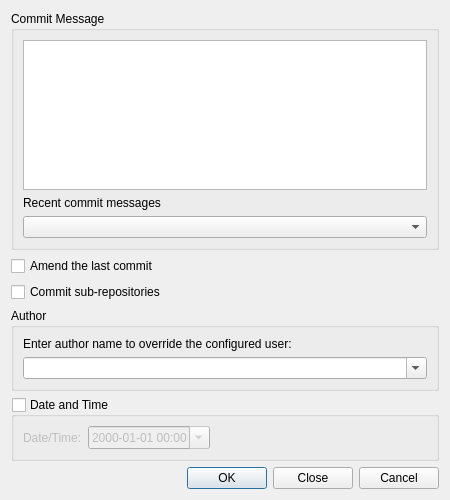
<?xml version="1.0" encoding="UTF-8"?>
<ui version="4.0">
 <class>HgCommitDialog</class>
 <widget class="QWidget" name="HgCommitDialog">
  <property name="geometry">
   <rect>
    <x>0</x>
    <y>0</y>
    <width>450</width>
    <height>500</height>
   </rect>
  </property>
  <property name="windowTitle">
   <string>Mercurial</string>
  </property>
  <layout class="QVBoxLayout" name="verticalLayout_3">
   <item>
    <widget class="QGroupBox" name="logGroup">
     <property name="title">
      <string>Commit Message</string>
     </property>
     <layout class="QVBoxLayout" name="verticalLayout">
      <item>
       <widget class="EricSpellCheckedTextEdit" name="logEdit">
        <property name="toolTip">
         <string>Enter the log message.</string>
        </property>
        <property name="whatsThis">
         <string>&lt;b&gt;Log Message&lt;/b&gt;
&lt;p&gt;Enter the log message for the commit action.&lt;/p&gt;</string>
        </property>
        <property name="tabChangesFocus">
         <bool>true</bool>
        </property>
        <property name="acceptRichText">
         <bool>false</bool>
        </property>
       </widget>
      </item>
      <item>
       <widget class="QLabel" name="label">
        <property name="text">
         <string>Recent commit messages</string>
        </property>
       </widget>
      </item>
      <item>
       <widget class="QComboBox" name="recentComboBox">
        <property name="toolTip">
         <string>Select a recent commit message to use</string>
        </property>
       </widget>
      </item>
     </layout>
    </widget>
   </item>
   <item>
    <widget class="QCheckBox" name="amendCheckBox">
     <property name="toolTip">
      <string>Select to amend the last commit (leave message empty to keep it)</string>
     </property>
     <property name="text">
      <string>Amend the last commit</string>
     </property>
    </widget>
   </item>
   <item>
    <widget class="QCheckBox" name="subrepoCheckBox">
     <property name="toolTip">
      <string>Select to commit sub-repositories as well</string>
     </property>
     <property name="text">
      <string>Commit sub-repositories</string>
     </property>
    </widget>
   </item>
   <item>
    <widget class="QGroupBox" name="groupBox">
     <property name="title">
      <string>Author</string>
     </property>
     <layout class="QVBoxLayout" name="verticalLayout_2">
      <item>
       <widget class="QLabel" name="label_3">
        <property name="text">
         <string>Enter author name to override the configured user:</string>
        </property>
        <property name="wordWrap">
         <bool>true</bool>
        </property>
       </widget>
      </item>
      <item>
       <widget class="QComboBox" name="authorComboBox">
        <property name="toolTip">
         <string>Enter an author name in order to override the configured one</string>
        </property>
        <property name="editable">
         <bool>true</bool>
        </property>
       </widget>
      </item>
     </layout>
    </widget>
   </item>
   <item>
    <widget class="QGroupBox" name="dateTimeGroup">
     <property name="toolTip">
      <string>Select to give date and time information</string>
     </property>
     <property name="title">
      <string>Date and Time</string>
     </property>
     <property name="checkable">
      <bool>true</bool>
     </property>
     <property name="checked">
      <bool>false</bool>
     </property>
     <layout class="QGridLayout" name="gridLayout_2">
      <item row="0" column="2">
       <spacer name="horizontalSpacer">
        <property name="orientation">
         <enum>Qt::Horizontal</enum>
        </property>
        <property name="sizeHint" stdset="0">
         <size>
          <width>241</width>
          <height>20</height>
         </size>
        </property>
       </spacer>
      </item>
      <item row="0" column="0">
       <widget class="QLabel" name="label_4">
        <property name="text">
         <string>Date/Time:</string>
        </property>
       </widget>
      </item>
      <item row="0" column="1">
       <widget class="QDateTimeEdit" name="dateTimeEdit">
        <property name="toolTip">
         <string>Enter the date and time to be used</string>
        </property>
        <property name="displayFormat">
         <string notr="true">yyyy-MM-dd hh:mm</string>
        </property>
        <property name="calendarPopup">
         <bool>true</bool>
        </property>
       </widget>
      </item>
     </layout>
    </widget>
   </item>
   <item>
    <widget class="QDialogButtonBox" name="buttonBox">
     <property name="orientation">
      <enum>Qt::Horizontal</enum>
     </property>
     <property name="standardButtons">
      <set>QDialogButtonBox::Cancel|QDialogButtonBox::Close|QDialogButtonBox::Ok</set>
     </property>
    </widget>
   </item>
  </layout>
 </widget>
 <pixmapfunction>qPixmapFromMimeSource</pixmapfunction>
 <customwidgets>
  <customwidget>
   <class>EricSpellCheckedTextEdit</class>
   <extends>QTextEdit</extends>
   <header>EricWidgets/EricSpellCheckedTextEdit.h</header>
  </customwidget>
 </customwidgets>
 <tabstops>
  <tabstop>logEdit</tabstop>
  <tabstop>recentComboBox</tabstop>
  <tabstop>amendCheckBox</tabstop>
  <tabstop>subrepoCheckBox</tabstop>
  <tabstop>authorComboBox</tabstop>
  <tabstop>dateTimeGroup</tabstop>
  <tabstop>dateTimeEdit</tabstop>
 </tabstops>
 <resources/>
 <connections/>
</ui>
